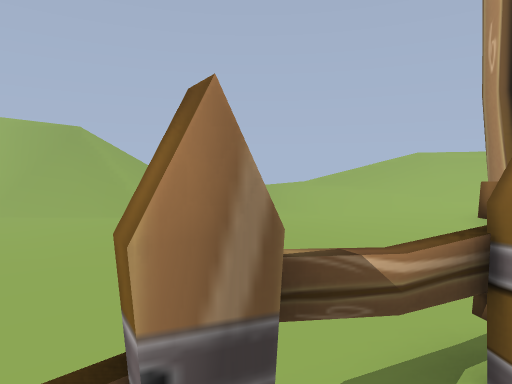
View 1 (above)

23 first-person views from a walk through a 3-D level made in the Unity game engine. The camera is 1.3 m above the floor, tilts 4° down and sees 75° across. The floor is counted in squares, 1 m on a side. Each view is taken from the middle of a square. On the plan, view 1 faces up. The plan holds only what a view shows up to about 14 squares ahead; the rest is blank. The place goes on beyond the plan. Some animated figures are left out.

View 2
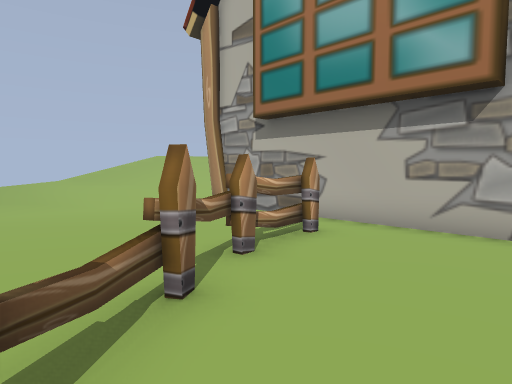

View 3
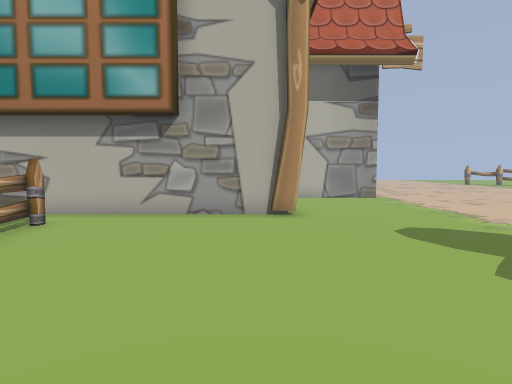

View 4
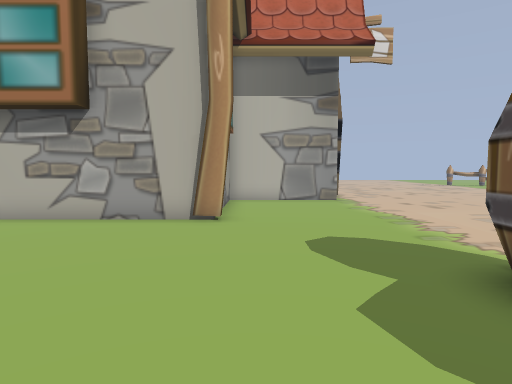

View 5
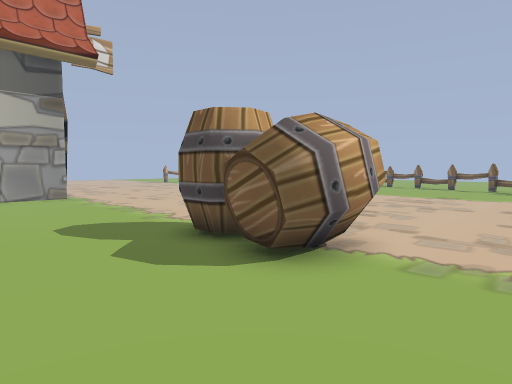

View 6
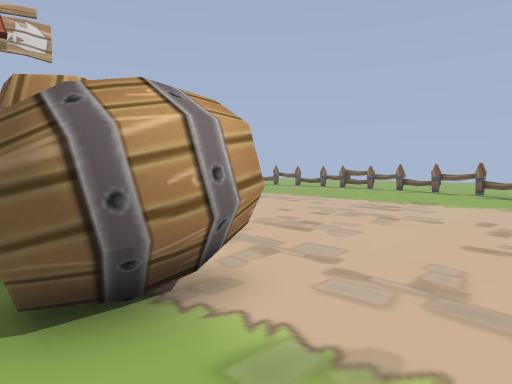

View 7
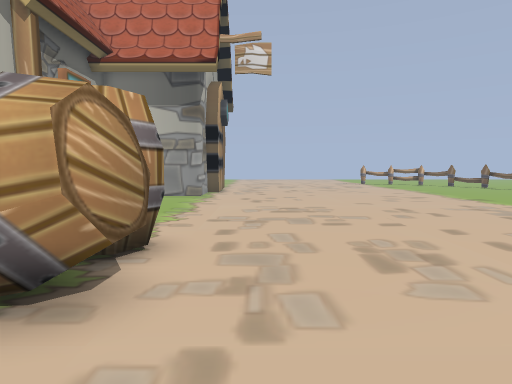

View 8
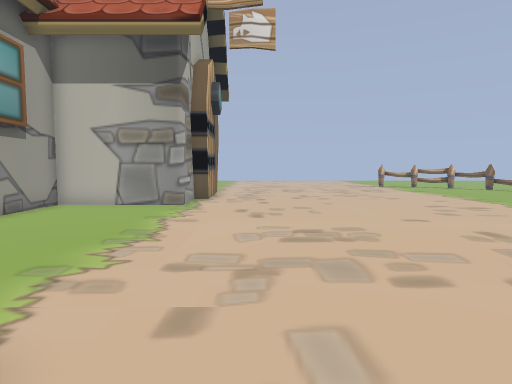

View 9
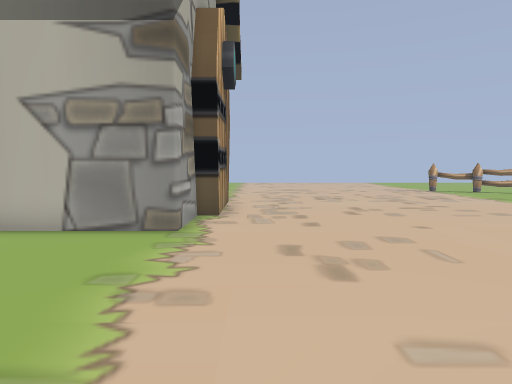

View 10
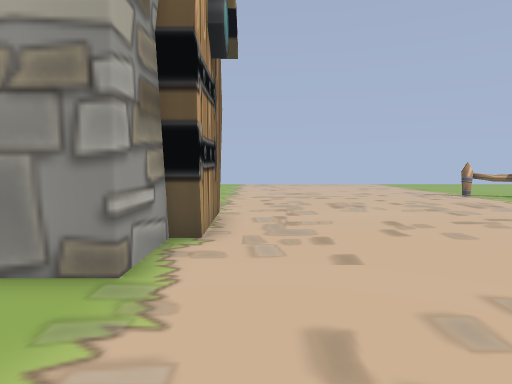

View 11
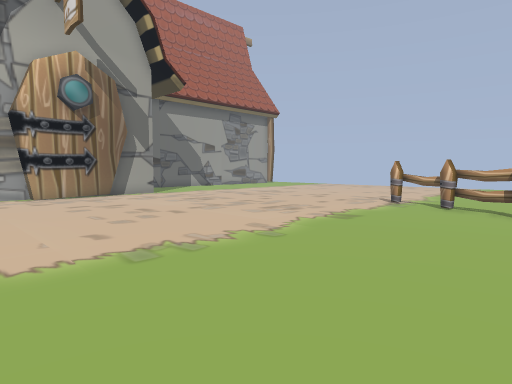

View 12
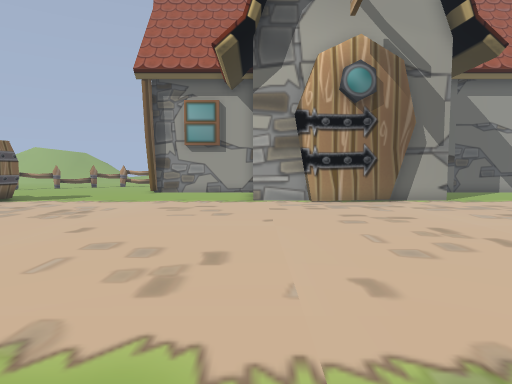

View 13
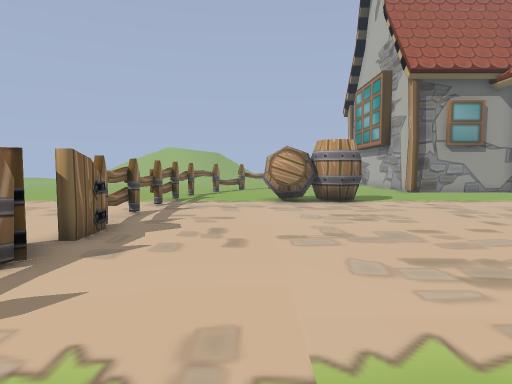

View 14
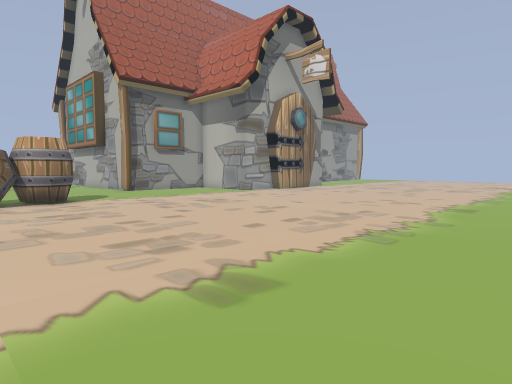

View 15
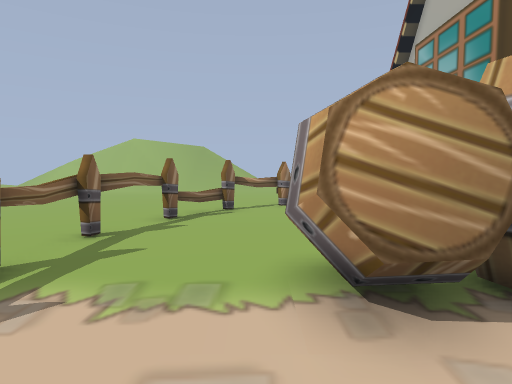

View 16
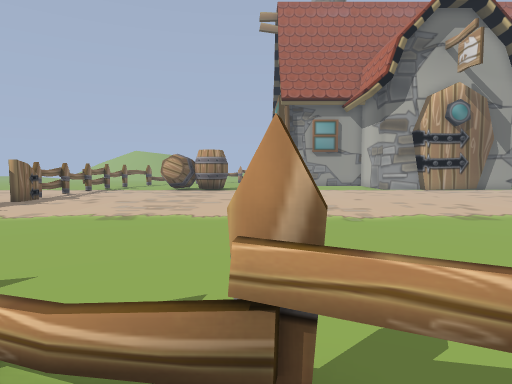

View 17
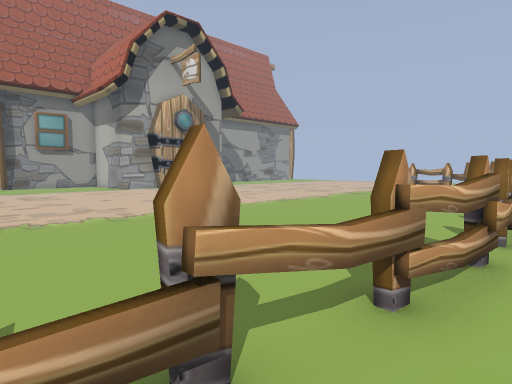

View 18
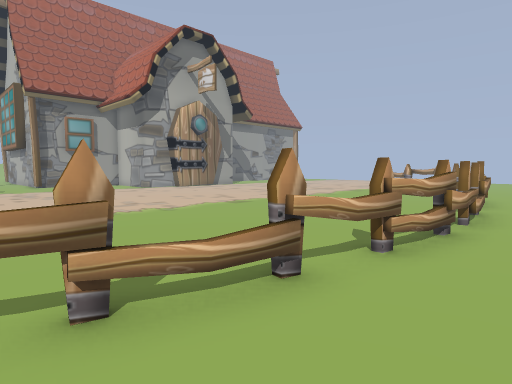

View 19
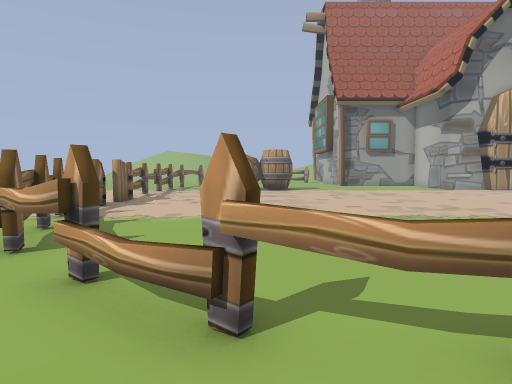

View 20
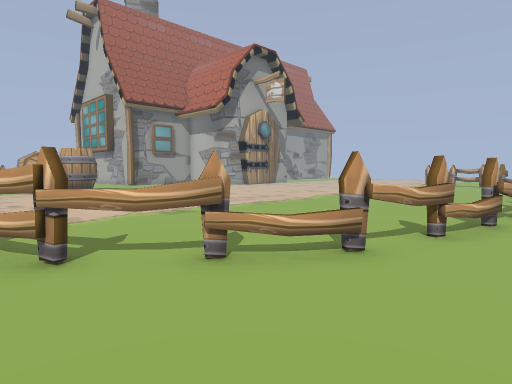

View 21
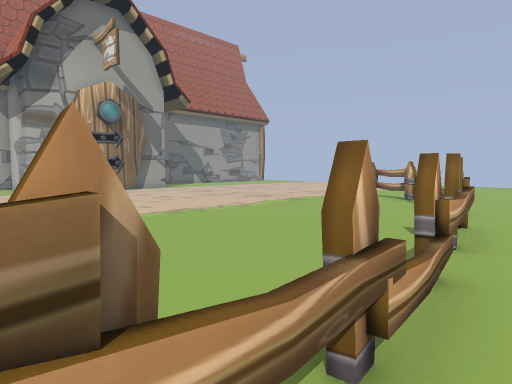

View 22
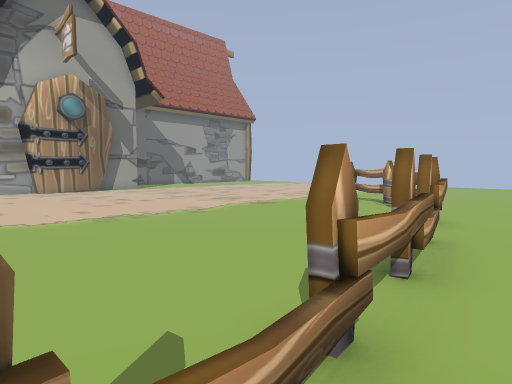

View 23
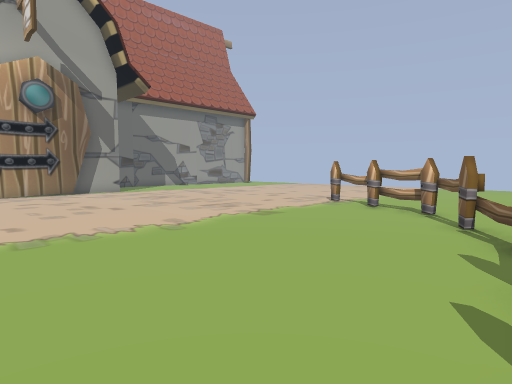

### Floor plan
Key: @ floor where view 1 was taken; # wall or solid block; x gap in a wall; . main floor; : floor 0.25 m higher than the main floor; + floor 2 m higher than the main floor; / step, stairs or slope; = window, fence, low wall or low ledge; B barrel; G gate; T thing the floor can be seen under or through; O other object.
Columns run from 6 left of view 1 to 21 right of it. Each row starts with its distance up from view 1.
 14       ///////
 13 ///   ////////+
 12 ///   /////////
 11 ///   :////////
 10 ///   ..//////
  9 ///  .....:::
  8 .... ......::
  7 .... ......##
  6  .........  #
  5   ........  #
  4    .......  #
  3    .........#
  2    ...==###.#
  1 .....=#.....#
  0 ...=#.@.....#
 -1 ..#=........#
 -2 .=#.........#
 -3 .#..........#
 -4 #...........######
 -5 #................#
 -6 #................#
 -7 ....BB...........#
 -8 ....BBBB.........###   ###..
 -9 ...BBBBB...........#####....
-10 ....BB......................
-11 ............................
-12 ............................
-13 ............................
-14 ............................
-15 G...........................
-16 G...........................
-17 G...........................
-18 #...........................
-19 ............................
-20 #...........................
-21  ...........................
-22 #...........................
-23 .T..........................
-24  T=.......................=#
-25 ..TT.....................##.
-26 ....=T.................##=..
-27 ......TT=...........=#=#....
-28  ........#==#x=#O#=#.......
-29 . .... .............
-30       . ...

Where each view was taken, in squares from view 1:
view 1: 0 up, 0 right, facing up
view 2: 2 down, 2 left, facing up-right
view 3: 3 down, 4 left, facing right
view 4: 5 down, 3 left, facing right
view 5: 4 down, 5 left, facing down-right
view 6: 7 down, 5 left, facing down-right
view 7: 11 down, 5 left, facing right
view 8: 11 down, 1 left, facing right
view 9: 10 down, 4 right, facing right
view 10: 10 down, 7 right, facing right
view 11: 25 down, 10 right, facing up-right
view 12: 22 down, 11 right, facing up
view 13: 22 down, 3 left, facing up
view 14: 23 down, 3 left, facing up-right
view 15: 12 down, 3 left, facing up
view 16: 29 down, 3 right, facing up
view 17: 29 down, 2 right, facing up-right
view 18: 30 down, 0 right, facing up-right
view 19: 29 down, 1 left, facing up
view 20: 29 down, 6 left, facing up-right
view 21: 29 down, 7 right, facing up-right
view 22: 29 down, 9 right, facing up-right
view 23: 27 down, 11 right, facing up-right
